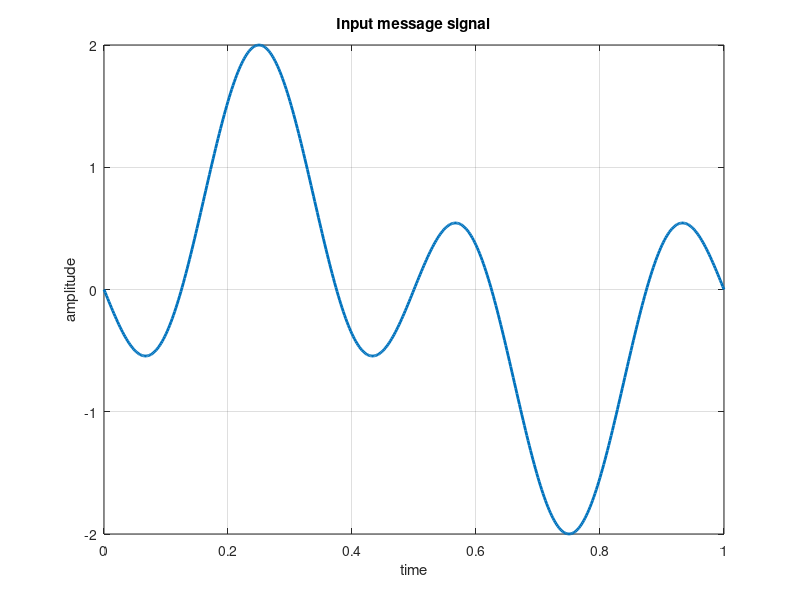
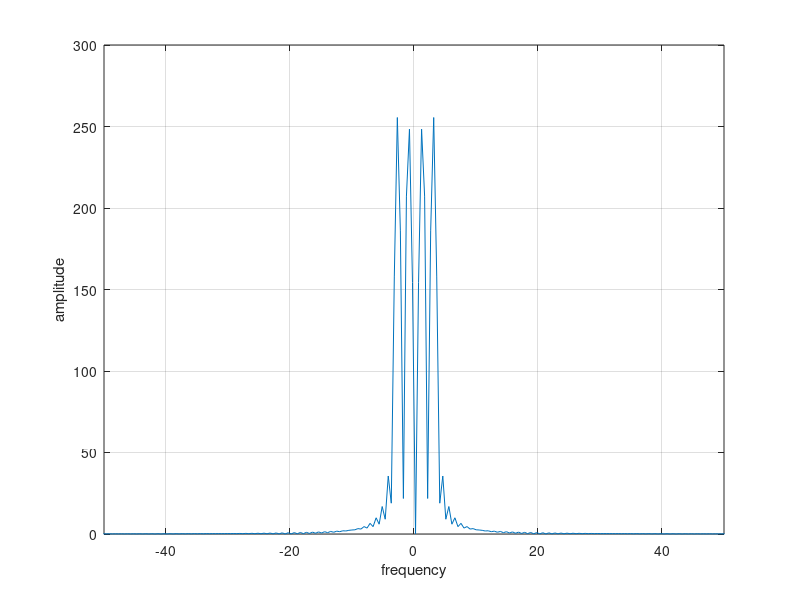
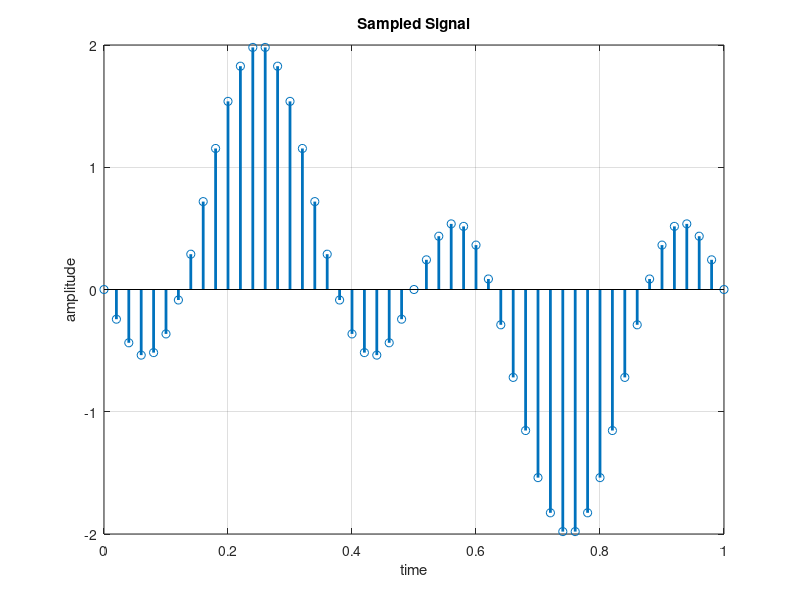
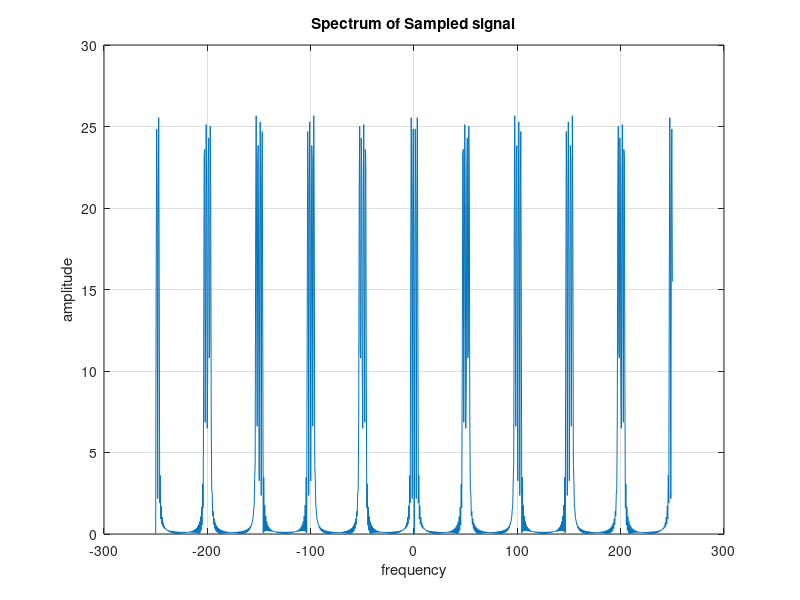

Here is the MATLAB script that generated these plots, in order:
%% Copyright @ Dr Sudip Mandal

%% ANALYSIS OF SAMPLING THEOREM
 
clear all;
close all;
clc;

%Define the message signal
tot=1;
td=0.002;
t=0:td:tot;
L=length(t);
x=sin(2*pi*t)-sin(6*pi*t);

%Plot the message signal in time domain
figure(1);
plot (t,x,'linewidth',2);
xlabel('time');ylabel('amplitude');
grid;
title('Input message signal')

%Plot the signal in frequency domain
Lf=length(x);
Lfft=2^ceil(log2(Lf)+1);
fmax=1/(2*td);
Faxis=linspace(-fmax,fmax,Lfft);
xfft=fftshift(fft(x,Lfft));

figure(2);
plot(Faxis,abs(xfft));
xlabel('frequency');ylabel('amplitude');
axis([-50 50 0 300]);
grid;

%Sample the message signal
ts=0.02;
Nfactor=round(ts/td);
xsm=downsample(x,Nfactor);
tsm=0:ts:tot;

%Plot the sampled signal(discrete time version)
figure(3);
stem(tsm,xsm,'linewidth',2);
xlabel('time');ylabel('amplitude');
grid;
title('Sampled Signal');

%Compute the spectrum of sampled signal
xsmu=upsample(xsm,Nfactor);
Lfu=length(xsmu);
Lffu=2^ceil(log2(Lfu)+1);
fmaxu=1/(2*td);
Faxisu=linspace(-fmaxu,fmaxu,Lffu);
xfftu=fftshift(fft(xsmu,Lffu));

%Plot the spectrum of the sampled siganl
figure(4);
plot(Faxisu,abs(xfftu));
xlabel('frequency');ylabel('amplitude');
title('Spectrum of Sampled signal');
grid;



